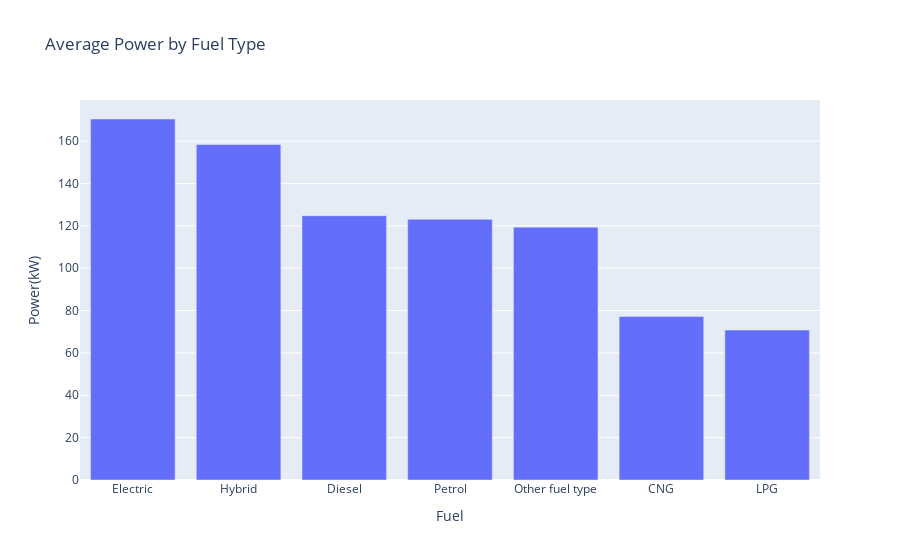

The notebook cell this image was saved under:
### Markdown cell above
### **Question 1:** What is the average power of vehicles for each fuel type?

### Code cell
# Tính trung bình công suất cho từng loại nhiên liệu
average_power_by_fuel = data.groupby('Fuel')['Power(kW)'].mean().reset_index()

# Biểu đồ cột hiển thị trung bình công suất theo loại nhiên liệu
fig = px.bar(average_power_by_fuel, x='Fuel', y='Power(kW)', title='Average Power by Fuel Type')
fig.update_xaxes(categoryorder='total descending')  # Sắp xếp loại nhiên liệu theo thứ tự giảm dần của công suất trung bình
fig.show()

### Figure 1 — Plotly figure (JSON) as saved in the notebook; plotly's stock layout.template omitted (floating-point values rounded to 4 significant figures)
{"data": [{"alignmentgroup": "True", "hovertemplate": "Fuel=%{x}<br>Power(kW)=%{y}<extra></extra>", "legendgroup": "", "marker": {"color": "#636efa", "pattern": {"shape": ""}}, "name": "", "offsetgroup": "", "orientation": "v", "showlegend": false, "textposition": "auto", "type": "bar", "x": ["CNG", "Diesel", "Electric", "Hybrid", "LPG", "Other fuel type", "Petrol"], "xaxis": "x", "y": [77.25, 124.8, 170.4, 158.4, 70.8, 119.4, 123.1], "yaxis": "y"}], "layout": {"barmode": "relative", "legend": {"tracegroupgap": 0}, "title": {"text": "Average Power by Fuel Type"}, "xaxis": {"anchor": "y", "categoryorder": "total descending", "domain": [0, 1], "title": {"text": "Fuel"}}, "yaxis": {"anchor": "x", "domain": [0, 1], "title": {"text": "Power(kW)"}}}}
